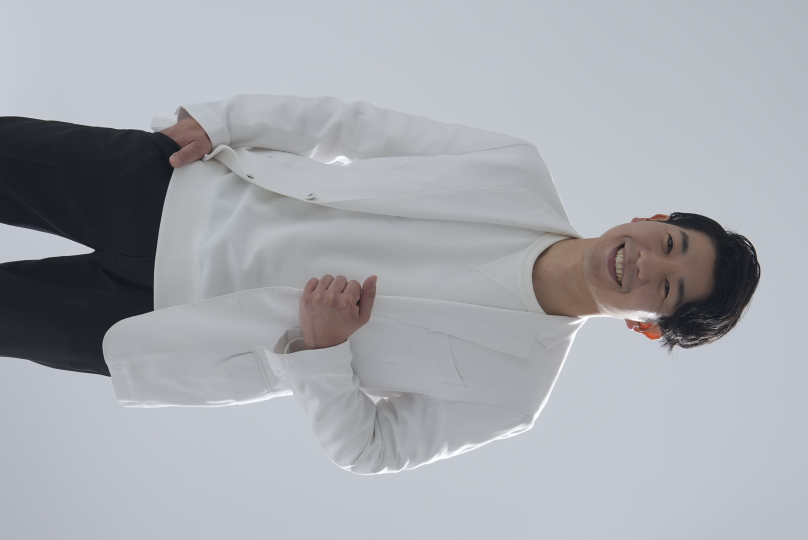
#> input picture skills/video-media-studio/Extracted0.5.JPG, 1616 x 1080 px (shown at 1/2 size)
$ python -i face_crop.py   (imports and definitions only)
#> lines starting #> are read from the running program, lines starting #| are printed output that depends on the picture
#!/usr/bin/env -S uv run --script
# /// script
# requires-python = ">=3.10"
# dependencies = ["opencv-python", "numpy", "pillow"]
# ///
"""
face_crop.py — detect faces with OpenCV YuNet and crop the image HORIZONTALLY so
everything ABOVE the cut line is removed and the body BELOW is kept. Default cut
sits just above the mouth (`--mode chin`): eyes + nose are removed, mouth / chin /
neck / body retained. Built for the `video-media-studio` skill — e.g. turning a
mirror-selfie portrait into a "neck-down only" frame to feed an i2v pipeline.

Detector: YuNet (cv2.FaceDetectorYN) — gives 5 landmarks (eyes, nose, mouth
corners) which the crop formula needs. Model onnx is auto-downloaded (Git-LFS
media host) and integrity-checked (size + sha256 + LFS-pointer guard).

stdout = machine (only with --json); stderr = human decision log. See --help.
"""

import argparse
import glob as globmod
import hashlib
import os
import sys
import tempfile
import urllib.request

import numpy as np

try:
    import cv2
except Exception as e:  # pragma: no cover
    print(f"[face_crop] FATAL: opencv-python import failed: {e}", file=sys.stderr)
    sys.exit(3)

from PIL import Image, ImageOps

# ----------------------------------------------------------------------------- defaults
SCORE_MIN = 0.9          # YuNet scoreThreshold (rejects mirror-ghost / poster FPs)
NMS_THRESHOLD = 0.3
TOP_K = 5000
MARGIN_FRAC = 0.25       # chin mode: cut = mouth_y - 0.25*(mouth_y - nose_y)
ROLL_FRAC = 0.15         # rolled head -> use lowest mouth corner if |rmy-lmy| > 0.15*bbox_h
MIN_KEEP_PX = 64         # never leave fewer than this many rows after crop
SNAP = 8                 # even / x8 snap (LTX/Wan latent stride); round DOWN
MIN_FACE_PX = 40         # drop faces with bbox side < this

MODEL_URL = (
    "https://media.githubusercontent.com/media/opencv/opencv_zoo/main/"
    "models/face_detection_yunet/face_detection_yunet_2023mar.onnx"
)
MODEL_NAME = "face_detection_yunet_2023mar.onnx"
MODEL_SIZE = 232589
MODEL_SHA256 = "8f2383e4dd3cfbb4553ea8718107fc0423210dc964f9f4280604804ed2552fa4"
CACHE_PATH = os.path.expanduser("~/.cache/face_yunet/" + MODEL_NAME)
# the skill ships a verified copy next to this script; prefer it over a download
BUNDLED_PATH = os.path.join(os.path.dirname(os.path.abspath(__file__)), "models", MODEL_NAME)


def log(msg: str) -> None:
    print(f"[face_crop] {msg}", file=sys.stderr, flush=True)


def die(msg: str, code: int = 2) -> "None":
    log("ERROR: " + msg)
    sys.exit(code)


# ----------------------------------------------------------------------------- model
# [60 lines left out: functions _sha256, _verify, resolve_model, not called in this run]


# ----------------------------------------------------------------------------- io
def load_bgr(path: str) -> np.ndarray:
    """EXIF-transpose -> RGB (flatten alpha on white, 16->8bit, gray->RGB) -> BGR."""
#> called with path = '../Extracted0.5.JPG'
    try:
        im = Image.open(path)
#> im is the input picture: PIL image 1616x1080 RGB; mean R, G, B 166.6, 169.1, 175.1
        im = ImageOps.exif_transpose(im)
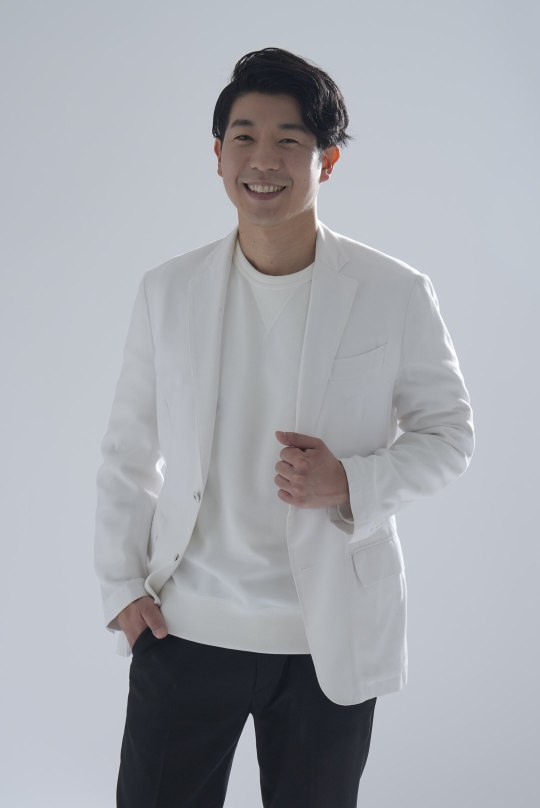
#> im: PIL image 1080x1616 RGB (shown at 1/2 size); mean R, G, B 166.6, 169.1, 175.1
    except Exception as e:
        die(f"cannot decode image {path}: {e}", 3)
    if im.mode in ("RGBA", "LA", "PA") or (im.mode == "P" and "transparency" in im.info):
        bg = Image.new("RGB", im.size, (255, 255, 255))
        im = im.convert("RGBA")
        bg.paste(im, mask=im.split()[-1])
        im = bg
    else:
        im = im.convert("RGB")
    rgb = np.asarray(im, dtype=np.uint8)
    return cv2.cvtColor(rgb, cv2.COLOR_RGB2BGR)


# ----------------------------------------------------------------------------- detection
# [313 lines left out: functions detect, _anchors, _passes_filter, cut_for_face, reduce_multi, snap_box and 5 more, not called in this run]


# [2 lines not run here, left out]

>>> result = load_bgr('../Extracted0.5.JPG')
